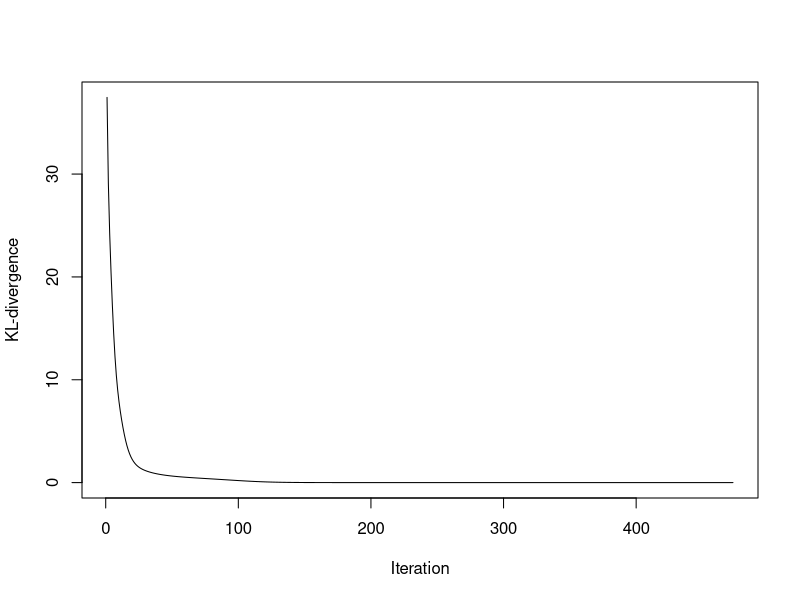

Reproduce this figure in R.
# Function for calculating the generalised KL-divergence
gkl.dev <- function(x, y){
  if(length(x) != length(y)){
    stop("The input has different lengths.")
  }
  if(any(x < 0 | y < 0)){
    stop("The input is negative.")
  }
  r <- y 
  p <- which(x > 0)   # 0 log(0) = 0
  r[p] <- (x * (log(x) - log(y)) - x + y)[p]   
  return(sum(r))
}

# KL-NMF algorithm as described in Section 2.3
KLNMF = function(V, k, seed = 42, arrange = TRUE, tol = 1e-5, maxiter = 1000){
  if(any(V < 0) || k < 0){
    stop("The input is negative.")
  }
  
  m <- dim(V)[1]  
  n <- dim(V)[2]  
  eps <- 1e-10   # to avoid underflow
  
  div <- rep(0, length(seed)) 
  Wlist <- list()
  Hlist <- list()
  reslist <- list() 
  
  for(i in 1:length(seed)){
    set.seed(seed[i])
    
    # Initialize W and H
    W <- matrix(stats::runif(m*k), nrow = m, ncol = k)  
    H <- matrix(stats::runif(k*n), nrow = k, ncol = n)  
    
    ones <- matrix(1, nrow = m, ncol = n) 
    
    obj <- rep(NA_real_, maxiter)
    niter <- maxiter
    
    for(t in 1:maxiter){
      # Update of H
      WH <- W %*% H
      WH[WH <= 0] <- eps
      H <- H * (t(W) %*% (V / WH)) / (t(W) %*% ones)
      H[H <= 0] <- eps
      
      # Update of W 
      WH <- W %*% H
      WH[WH <= 0] <- eps
      W <- W * ((V / WH) %*% t(H)) / (ones %*% t(H))
      W[W <= 0] <- eps
      
      # Stopping Criterion
      obj[t] <- gkl.dev(as.vector(V), as.vector(W %*% H))
      if(t > 1 && is.finite(obj[t]) && abs(obj[t-1] - obj[t]) / (abs(obj[t-1]) + eps) < tol){
        niter <- t
        break
      }
    }
    
    # Normalization of W
    H <- colSums(W) * H
    W <- t(t(W) * 1/colSums(W))
    
    Wlist[[i]] <- W
    Hlist[[i]] <- H
    div[i] <- gkl.dev(as.vector(V), as.vector(W %*% H))
    reslist[[i]] <- list(iter = niter, objfn = obj[1:niter])
  }
  
  best <- which.min(div)
  W <- Wlist[[best]]
  H <- Hlist[[best]]
  
  # Permutation of the columns
  if(arrange == TRUE){
    idx <- order(rowSums(H), decreasing = TRUE)
    W <- W[, idx]
    H <- H[idx, ]
  }
  
  Output <- list()
  Output$W <- W
  Output$H <- H
  Output$gkl <- div[best]
  Output$iter <- reslist[[best]]$iter
  Output$objfn <- reslist[[best]]$objfn
  
  return(Output)
}


# Min-Vol KL-NMF algorithm as described in Section 2.4...













# Eksempel 1

A = matrix(c(1, 1, 0,
             2, 2, 0,
             0, 1, 2,
             0, 2, 3),
           nrow = 4, ncol = 3)

A = matrix(c(1, 1, 0,
             2, 2, 0,
             0, 1, 2,
             0, 2, 3),
           nrow = 4, ncol = 3, byrow = TRUE)

fit2 <- KLNMF(A, k = 2, seed = 1:10, tol = 1e-8, maxiter = 1000)
fit2$iter

fit2$W %*% fit2$H

# Eksempel 2

V = matrix(c(20, 3, 24, 19,  2, 15,
             9, 14, 25, 30, 15, 10,
             30, 6, 12, 10, 11,  7,
             9, 27, 5, 11, 19, 15),
           nrow = 4, ncol = 6)

fit <- KLNMF(V, k = 5, seed = 1:10, tol = 1e-8)

t0 <- system.time(fit <- KLNMF(V, k = 5, seed = 1:10, tol = 1e-8))
t0["elapsed"]

fit$W
fit$H

plot(fit$objfn,  type = "l", xlab = "Iteration", ylab = "KL-divergence")
fit$gkl
